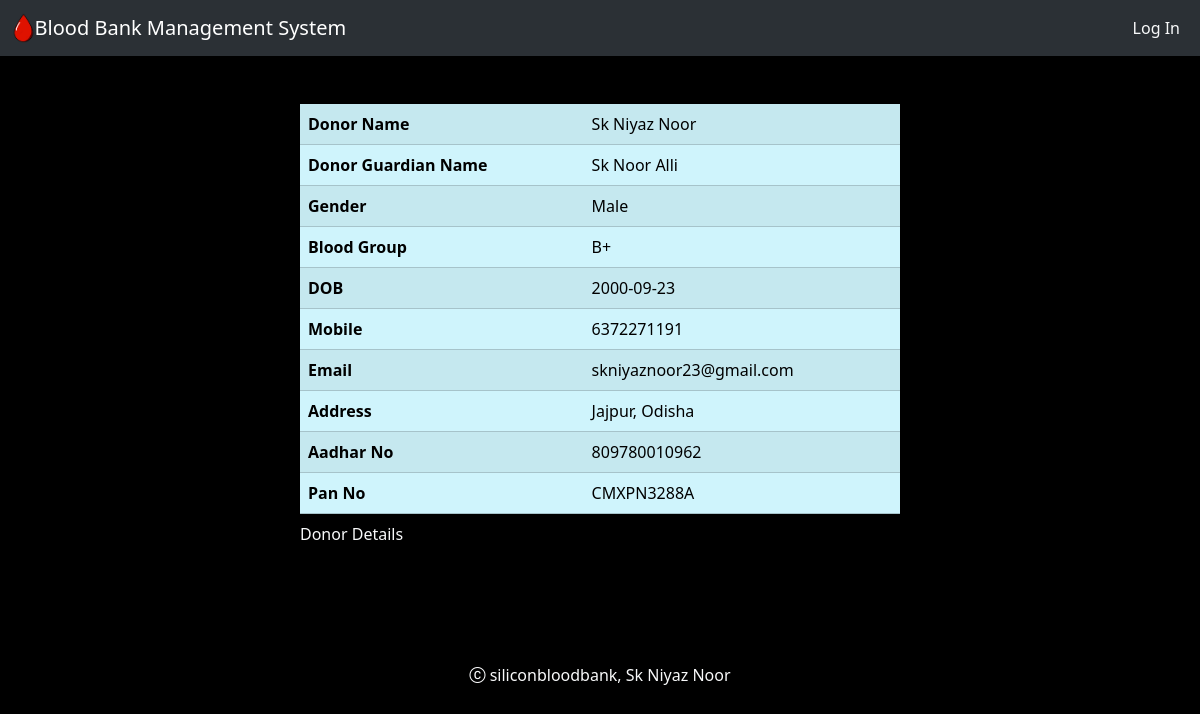
Screenshot of /DonorDetails.php?id=16 with the database file from the repository.
### tables this page shows
CREATE TABLE `bloodbankinformation` (
  `did` int(11) NOT NULL,
  `dname` varchar(255) NOT NULL,
  `dgname` varchar(255) NOT NULL,
  `gender` varchar(20) NOT NULL,
  `bloodgrp` varchar(20) NOT NULL,
  `dob` date NOT NULL,
  `mobile` bigint(20) NOT NULL,
  `email` varchar(50) NOT NULL,
  `address` varchar(255) NOT NULL,
  `aadhar` bigint(20) NOT NULL,
  `pan` varchar(20) NOT NULL
);

### DonorDetails.php (the view, shortened to what this page needs)
<!DOCTYPE html>
<html lang="en">
<head>
    <link
      href="https://cdn.jsdelivr.net/npm/bootstrap@5.3.2/dist/css/bootstrap.min.css"
      rel="stylesheet"
    />
    <link href="bootstrap.min.css" rel="stylesheet" />
    <link
      rel="stylesheet"
      href="https://cdn.jsdelivr.net/npm/bootstrap-icons@1.11.1/font/bootstrap-icons.css"
    />
</head>
<body>
<?php
    include_once "Navbar.php";
?>
<?php
require_once "DataBaseConnect.php";
$did=$_GET['id'];
$qry="select * from bloodbankinformation where did=$did";
$res=$conn->query($qry);
if($res->num_rows>0){
?>
<div class="d-flex justify-content-center">
<div class="table-responsive-sm m-5 w-50">
<table class="table table-info table-striped table-hover">
<caption class="text-light">Donor Details</caption>
    <?php
        $bdt = $res->fetch_assoc();
    ?>
    <tr>
        <th scope="col">Donor Name</th>
        <td><?php echo $bdt['dname'] ?></td>
    </tr>
    <tr>
        <th scope="col">Donor Guardian Name</th>
        <td><?php echo $bdt['dgname'] ?></td>
    </tr>
    <tr>
        <th scope="col">Gender</th>
        <td><?php echo $bdt['gender'] ?></td>
    </tr>
    <tr>
        <th scope="col">Blood Group</th>
        <td><?php echo $bdt['bloodgrp'] ?></td>
    </tr>
    <tr>
        <th scope="col">DOB</th>
        <td><?php echo $bdt['dob'] ?></td>
    </tr>
    <tr>
        <th scope="col">Mobile</th>
        <td><?php echo $bdt['mobile'] ?></td>
    </tr>
    <tr>
        <th scope="col">Email</th>
        <td><?php echo $bdt['email'] ?></td>
    </tr>
    <tr>
        <th scope="col">Address</th>
        <td><?php echo $bdt['address'] ?></td>
    </tr>
    <tr>
        <th scope="col">Aadhar No</th>
        <td><?php echo $bdt['aadhar'] ?></td>
    </tr>
    <tr>
        <th scope="col">Pan No</th>
        <td><?php echo $bdt['pan'] ?></td>
    </tr>
    <?php
        }
        else{
            echo "No Data Found";
        }
    ?>
</table>
</div>
</div>
<?php
    include_once "Footer.php";
?>
</body>
</html>

### rows the page displays
bloodbankinformation: dname "Sk Niyaz Noor", dgname "Sk Noor Alli", gender "Male", bloodgrp "B+", dob "2000-09-23", mobile "6372271191", email "skniyaznoor23@gmail.com", address "Jajpur, Odisha", aadhar "809780010962", pan "CMXPN3288A"
